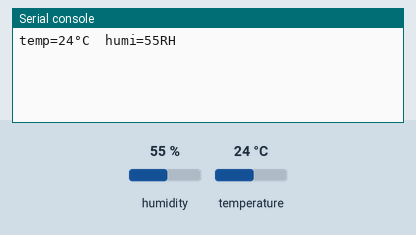
Bench run of a program on a simulated ESP32 board running MicroPython. Shown: the last lines printed to the serial console. The test bench sets the inputs (shaded band); at power-on: humidity 55 %, temperature 24 °C.

Above: at 2.2 s.
2.3 s: humidity set to 22 %
At 4.3 s:
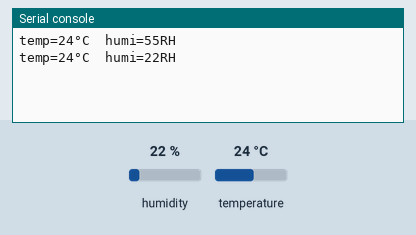
5.0 s: temperature set to 12 °C
At 5.4 s:
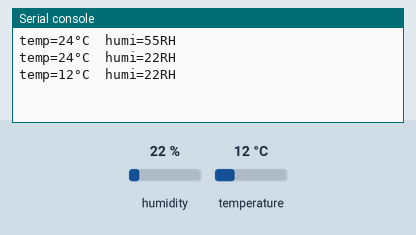
7.7 s: humidity set to 40 %
At 10.1 s:
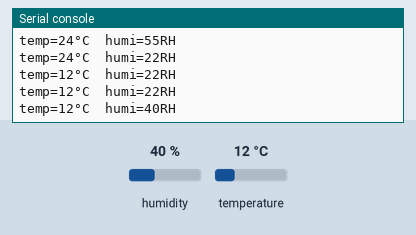
Timing chart, 0 to 11.6 s (numbered marks = the images above; inputs shaded):
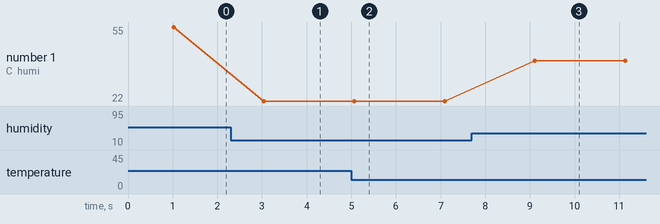

Measured:
- after the input at 2.3 s, the serial console: prints a new line after 0.75 s (image 1)
- after the input at 5.0 s, the serial console: prints a new line after 0.07 s (image 2)
- after the input at 7.7 s, the serial console: prints a new line after 1.4 s (image 3)
- plotted number 1: 55 → 22 after the input at 2.3 s, 22 → 40 after the input at 7.7 s

The program:

main.py
```python
#导入Pin模块
from machine import Pin
import time
import dht

#定义DHT11控制对象
dht11=dht.DHT11(Pin(27))


#程序入口
if __name__=="__main__":
    time.sleep(1)  #首次启动间隔1S让传感器稳定
    while True:
        dht11.measure()  #调用DHT类库中测量数据的函数
        temp = dht11.temperature()
        humi = dht11.humidity()
        if temp==None:
            print("DHT11传感器检测失败！")
        else:
            print("temp=%d°C  humi=%dRH" %(temp,humi))
        time.sleep(2)  #如果延时时间过短，DHT11温湿度传感器不工作
```
